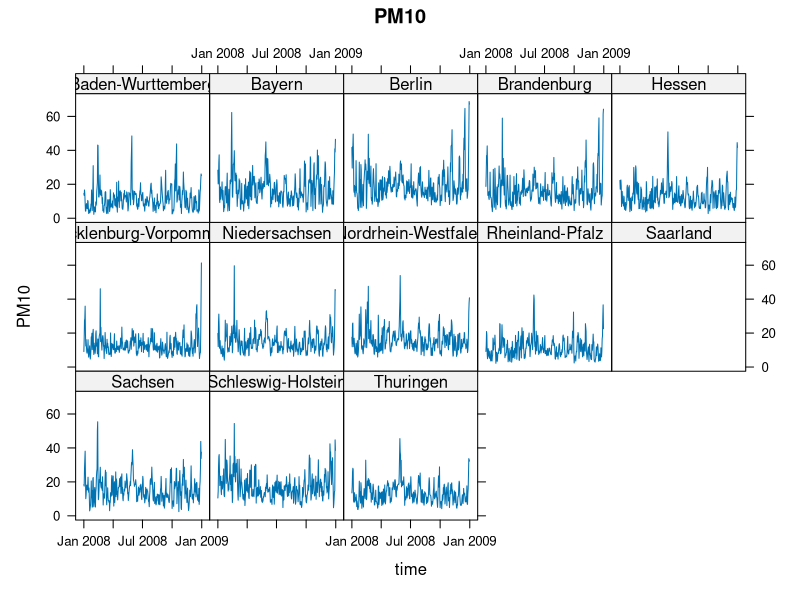
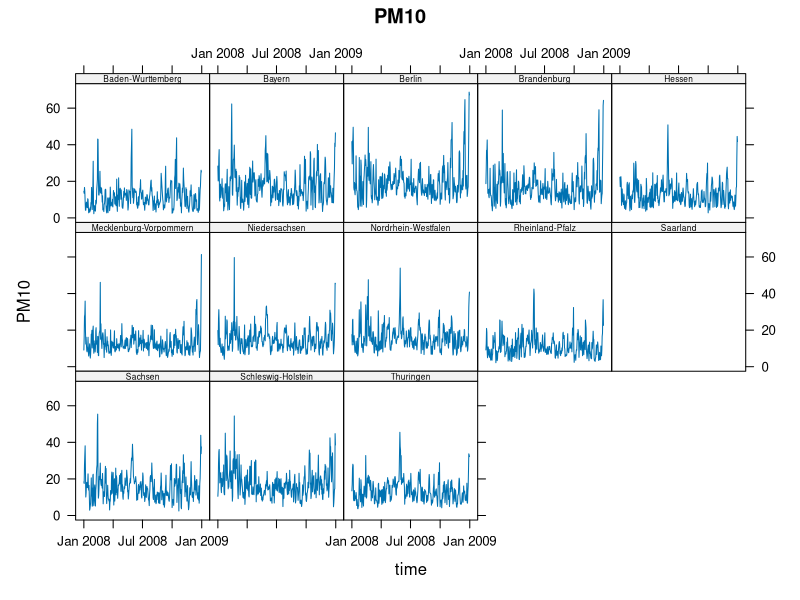
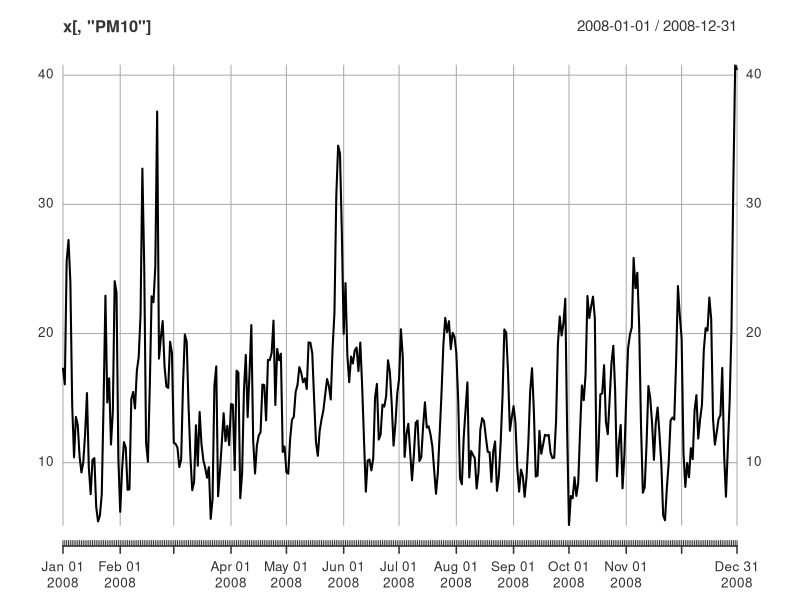
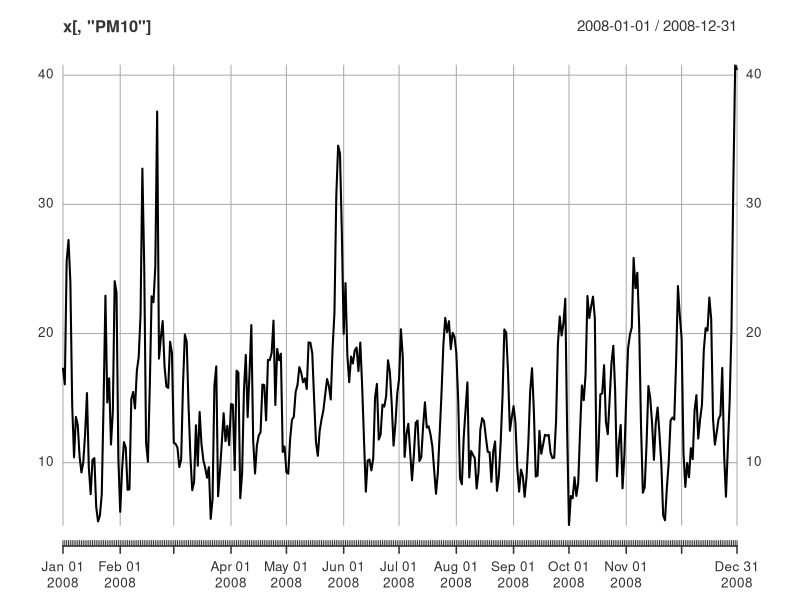
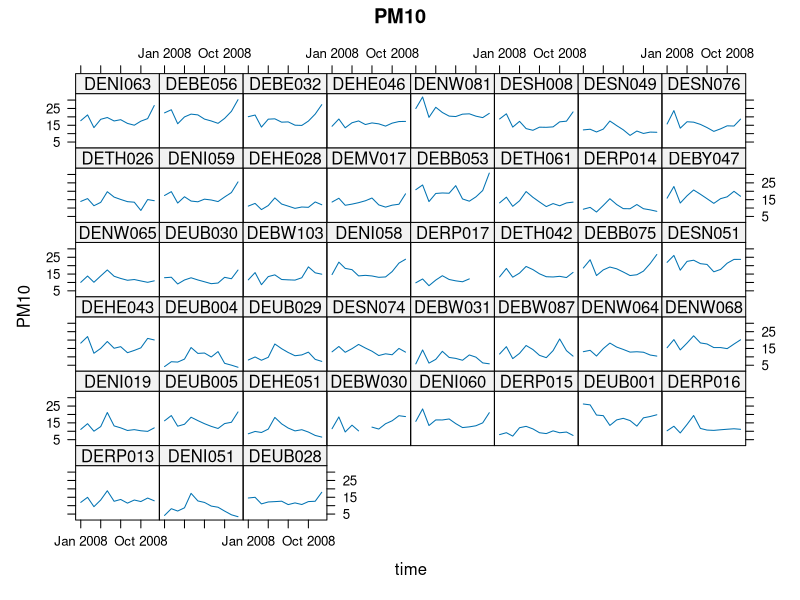
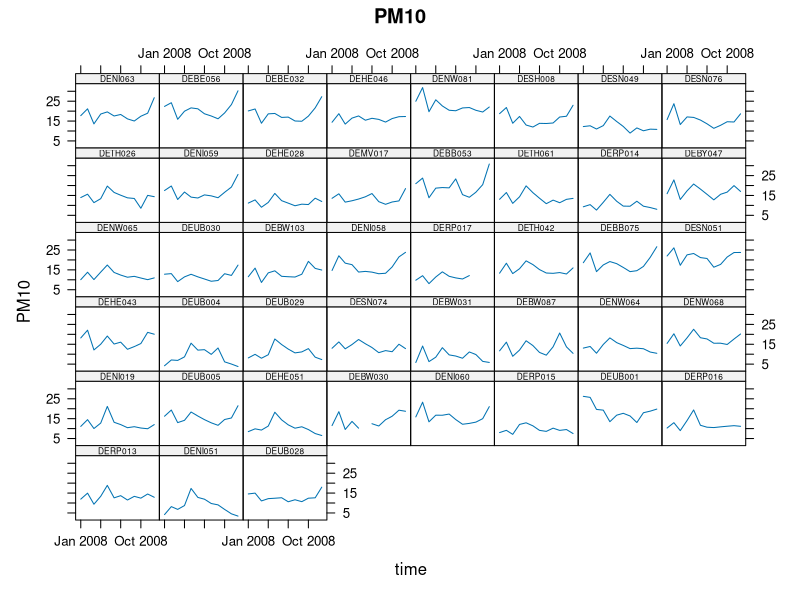
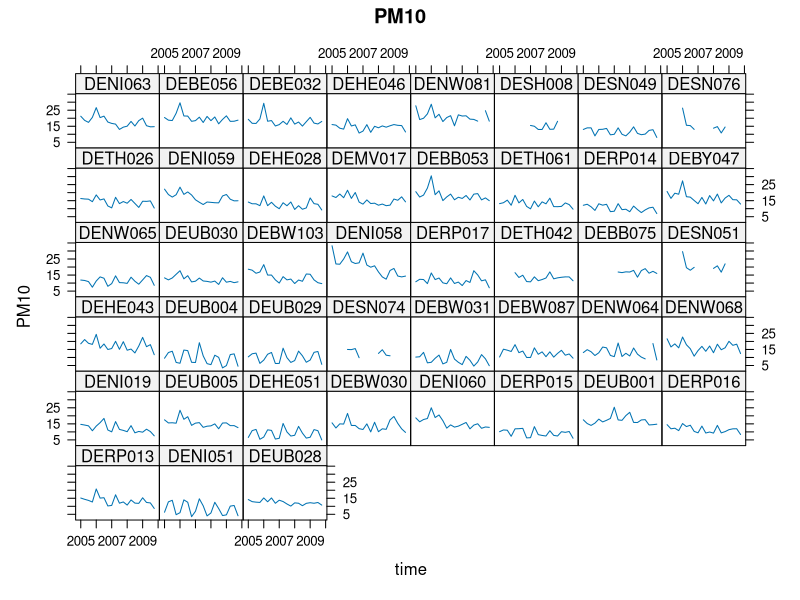
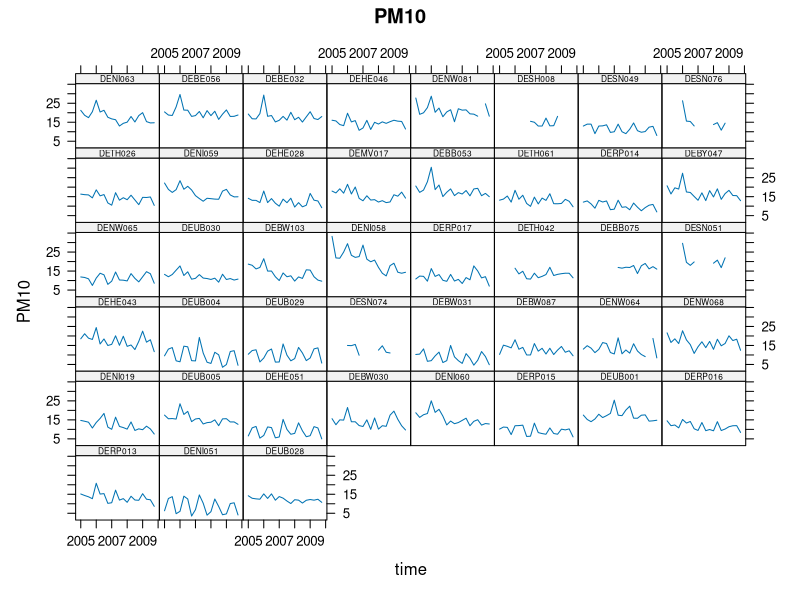

Recreate these plots in R, in order.
### R code from vignette source 'sto.Rnw'

###################################################
### code chunk number 1: sto.Rnw:89-90 (eval = FALSE)
###################################################
## over(x, geometry(y))


###################################################
### code chunk number 2: sto.Rnw:97-98 (eval = FALSE)
###################################################
## over(x, y)


###################################################
### code chunk number 3: sto.Rnw:106-107 (eval = FALSE)
###################################################
## over(x, y, returnList = TRUE)


###################################################
### code chunk number 4: sto.Rnw:118-121
###################################################
library(sp)
library(spacetime)
showMethods(over)


###################################################
### code chunk number 5: sto.Rnw:133-134 (eval = FALSE)
###################################################
## over(x, y)


###################################################
### code chunk number 6: sto.Rnw:182-183 (eval = FALSE)
###################################################
## aggregate(x, by, FUN, ..., simplify = TRUE)


###################################################
### code chunk number 7: sto.Rnw:199-203
###################################################
data(air)
rural = STFDF(stations, dates, data.frame(PM10 = as.vector(air)))
class(rural)
class(DE_NUTS1)


###################################################
### code chunk number 8: sto.Rnw:216-218
###################################################
x = as(rural[,"2008"], "xts")
apply(x, 1, mean, na.rm=TRUE)[1:5]


###################################################
### code chunk number 9: sto.Rnw:224-229
###################################################
dim(rural[,"2008"])
x = aggregate(rural[,"2008"], DE_NUTS1, mean, na.rm=TRUE)
dim(x)
summary(x)
stplot(x, mode = "tp")


###################################################
### code chunk number 10: sto.Rnw:233-234 (eval = FALSE)
###################################################
## stplot(x, mode = "tp", par.strip.text = list(cex=.5))


###################################################
### code chunk number 11: sto.Rnw:238-239
###################################################
print(stplot(x, mode = "tp", par.strip.text = list(cex=.5)))


###################################################
### code chunk number 12: sto.Rnw:249-252
###################################################
x = aggregate(rural[,"2008"], DE, mean, na.rm=TRUE)
class(x)
plot(x[,"PM10"])


###################################################
### code chunk number 13: sto.Rnw:257-258
###################################################
plot(x[,"PM10"])


###################################################
### code chunk number 14: sto.Rnw:269-271
###################################################
x = as(rural[,"2008"], "xts")
apply(x, 2, mean, na.rm=TRUE)[1:5]


###################################################
### code chunk number 15: sto.Rnw:278-281
###################################################
sel = which(!apply(as(rural[,"2008"], "xts"), 2, function(x) all(is.na(x))))
x = aggregate(rural[sel,"2008"], "month", mean, na.rm=TRUE)
stplot(x, mode = "tp")


###################################################
### code chunk number 16: sto.Rnw:286-287
###################################################
print(stplot(x, mode = "tp", par.strip.text = list(cex=.5)))


###################################################
### code chunk number 17: sto.Rnw:303-306
###################################################
library(zoo)
x = aggregate(rural[sel,"2005::2011"], as.yearqtr, median, na.rm=TRUE)
stplot(x, mode = "tp")


###################################################
### code chunk number 18: sto.Rnw:311-312
###################################################
as.year <- function(x) as.numeric(floor(as.yearmon(x)))


###################################################
### code chunk number 19: sto.Rnw:318-319
###################################################
print(stplot(x, mode = "tp", par.strip.text = list(cex=.5)))


###################################################
### code chunk number 20: sto.Rnw:329-331
###################################################
DE.years = STF(DE, as.Date(c("2008-01-01", "2009-01-01")))
aggregate(rural[,"2008::2009"], DE.years, mean, na.rm=TRUE)
